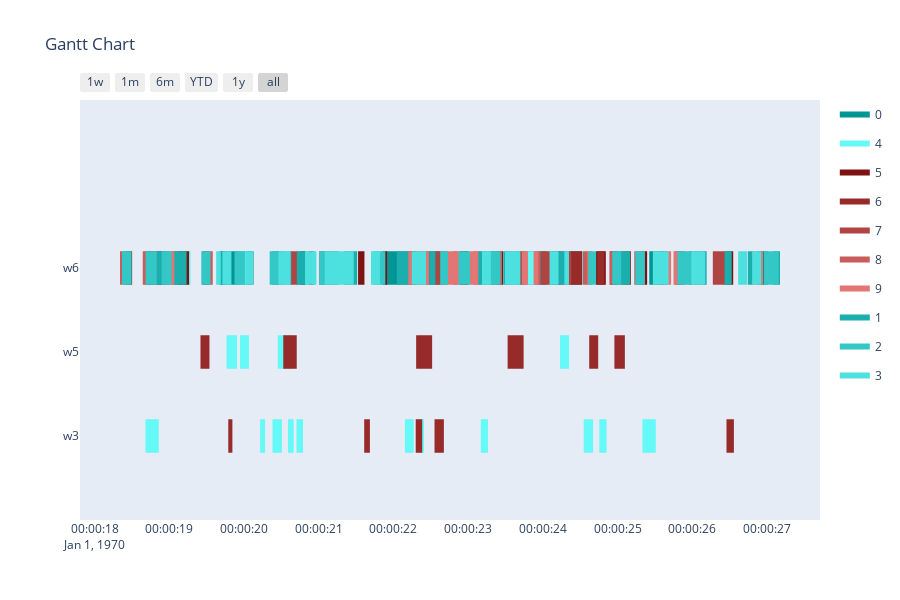

Source (notebook cell):
### Code cell
max_generations = 10000
population_size = 10
offspring_amount = 20
earliest_time_slot = 0
last_time_slot = 50000

optimizer = BaseGA(env)
optimizer.set_minimize()
optimizer.configure('makespan', 'twopointcrossover', 'roulettewheel', 'randomize')
# set all delivery dates to last time slot
for order in orders:
    order[1] = last_time_slot
result, best_fitness_history, average_fitness_history, best_generation_history, feasible_gen = optimizer.optimize(orders, max_generations, earliest_time_slot, last_time_slot, population_size, offspring_amount, verbose=True)
workstation_assignments = reformat_result(result, orders, env)
visualize(workstation_assignments, best_fitness_history, average_fitness_history, best_generation_history, feasible_gen)
